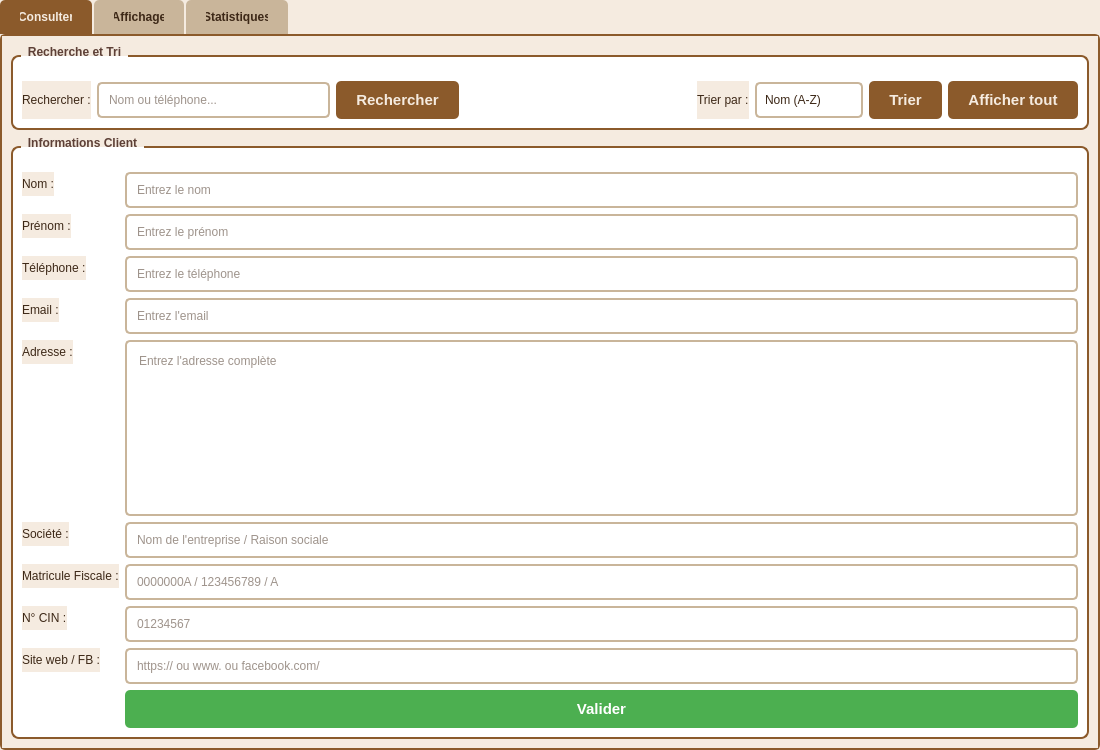
<?xml version="1.0" encoding="UTF-8"?>
<ui version="4.0">
 <class>ClientsWidget</class>
 <widget class="QWidget" name="ClientsWidget">
  <property name="geometry">
   <rect>
    <x>0</x>
    <y>0</y>
    <width>1100</width>
    <height>750</height>
   </rect>
  </property>
  <property name="windowTitle">
   <string>Clients</string>
  </property>
  <property name="styleSheet">
   <string notr="true">
    QMainWindow {
        background-color: #F5EBE0;
    }
    QWidget {
        background-color: #F5EBE0;
        color: #3D2817;
        font-family: 'Segoe UI', Arial, sans-serif;
    }
    QTabWidget::pane {
        border: 2px solid #8B5A2B;
        background-color: #F5EBE0;
        border-radius: 5px;
    }
    QTabBar::tab {
        background-color: #C9B59A;
        color: #3D2817;
        padding: 10px 20px;
        margin-right: 2px;
        border-top-left-radius: 5px;
        border-top-right-radius: 5px;
        font-weight: bold;
    }
    QTabBar::tab:selected {
        background-color: #8B5A2B;
        color: #F5EBE0;
    }
    QTabBar::tab:hover {
        background-color: #9B8068;
    }
    QGroupBox {
        background-color: #FFFFFF;
        border: 2px solid #8B5A2B;
        border-radius: 8px;
        margin-top: 10px;
        padding-top: 15px;
        font-weight: bold;
    }
    QGroupBox::title {
        color: #5D4037;
        subcontrol-origin: margin;
        left: 10px;
        padding: 0 5px;
    }
    QLineEdit, QTextEdit {
        background-color: #FFFFFF;
        border: 2px solid #C9B59A;
        border-radius: 5px;
        padding: 8px;
        color: #3D2817;
    }
    QLineEdit:focus, QTextEdit:focus {
        border: 2px solid #8B5A2B;
    }
    QComboBox {
        background-color: #FFFFFF;
        border: 2px solid #C9B59A;
        border-radius: 5px;
        padding: 8px;
        color: #3D2817;
    }
    QComboBox:hover {
        border: 2px solid #8B5A2B;
    }
    QComboBox::drop-down {
        border: none;
        width: 30px;
    }
    QComboBox::down-arrow {
        image: none;
        border-left: 5px solid transparent;
        border-right: 5px solid transparent;
        border-top: 5px solid #8B5A2B;
        margin-right: 10px;
    }
    QPushButton {
        background-color: #8B5A2B;
        color: #F5EBE0;
        border: none;
        border-radius: 5px;
        padding: 10px 20px;
        font-weight: bold;
        font-size: 11pt;
    }
    QPushButton:hover {
        background-color: #9B8068;
    }
    QPushButton:pressed {
        background-color: #5D4037;
    }
    QPushButton#btnSupprimer {
        background-color: #5D4037;
    }
    QPushButton#btnSupprimer:hover {
        background-color: #6D4C41;
    }
    QPushButton#btnAjouter {
        background-color: #8B9B6A;
    }
    QPushButton#btnAjouter:hover {
        background-color: #9BAB7A;
    }
    QPushButton#btnVider {
        background-color: #C9B59A;
        color: #3D2817;
    }
    QPushButton#btnVider:hover {
        background-color: #D9C5AA;
    }
    QTableWidget {
        background-color: #FFFFFF;
        alternate-background-color: #F5EBE0;
        border: 2px solid #C9B59A;
        border-radius: 5px;
        gridline-color: #C9B59A;
        color: #3D2817;
    }
    QTableWidget::item:selected {
        background-color: #8B5A2B;
        color: #F5EBE0;
    }
    QHeaderView::section {
        background-color: #8B5A2B;
        color: #F5EBE0;
        padding: 8px;
        border: none;
        font-weight: bold;
    }
    QPushButton#btnClient {
        background-color: #C9B59A;
        color: #3D2817;
        border: none;
        border-left: 0px solid #8B5A2B;
        border-radius: 0;
        padding: 20px 15px;
        font-size: 15pt;
        font-weight: bold;
        text-align: left;
    }
    QPushButton#btnClient:hover {
        background-color: #9B8068;
        color: white;
    }
    QPushButton#btnClient:checked {
        background-color: #8B5A2B;
        color: #F5EBE0;
        border-left: 6px solid #5D4037;
    }
    QPushButton#btnClient:pressed {
        background-color: #5D4037;
        color: white;
    }
   </string>
  </property>
  <layout class="QVBoxLayout" name="verticalLayout">
   <property name="spacing">
    <number>0</number>
   </property>
   <property name="leftMargin">
    <number>0</number>
   </property>
   <property name="topMargin">
    <number>0</number>
   </property>
   <property name="rightMargin">
    <number>0</number>
   </property>
   <property name="bottomMargin">
    <number>0</number>
   </property>
   <item>
    <widget class="QTabWidget" name="tabWidget">
     <property name="currentIndex">
      <number>0</number>
     </property>
     <widget class="QWidget" name="tabConsulter">
      <attribute name="title">
       <string>Consulter</string>
      </attribute>
      <layout class="QVBoxLayout" name="verticalLayoutConsulter">
       <item>
        <widget class="QGroupBox" name="groupRecherche">
         <property name="title">
          <string>Recherche et Tri</string>
         </property>
         <layout class="QHBoxLayout" name="horizontalRecherche">
          <item>
           <widget class="QLabel" name="labelRech">
            <property name="text">
             <string>Rechercher :</string>
            </property>
           </widget>
          </item>
          <item>
           <widget class="QLineEdit" name="lineRecherche">
            <property name="placeholderText">
             <string>Nom ou téléphone...</string>
            </property>
           </widget>
          </item>
          <item>
           <widget class="QPushButton" name="btnRechercher">
            <property name="text">
             <string>Rechercher</string>
            </property>
           </widget>
          </item>
          <item>
           <spacer name="spacerRech">
            <property name="orientation">
             <enum>Qt::Orientation::Horizontal</enum>
            </property>
            <property name="sizeHint" stdset="0">
             <size>
              <width>20</width>
              <height>20</height>
             </size>
            </property>
           </spacer>
          </item>
          <item>
           <widget class="QLabel" name="labelTri">
            <property name="text">
             <string>Trier par :</string>
            </property>
           </widget>
          </item>
          <item>
           <widget class="QComboBox" name="comboTri">
            <item>
             <property name="text">
              <string>Nom (A-Z)</string>
             </property>
            </item>
            <item>
             <property name="text">
              <string>Nom (Z-A)</string>
             </property>
            </item>
           </widget>
          </item>
          <item>
           <widget class="QPushButton" name="btnTrier">
            <property name="text">
             <string>Trier</string>
            </property>
           </widget>
          </item>
          <item>
           <widget class="QPushButton" name="btnAfficherTout">
            <property name="text">
             <string>Afficher tout</string>
            </property>
           </widget>
          </item>
         </layout>
        </widget>
       </item>
       <item>
        <widget class="QGroupBox" name="groupBoxInfo">
         <property name="title">
          <string>Informations Client</string>
         </property>
         <layout class="QFormLayout" name="formLayout">
          <item row="0" column="0">
           <widget class="QLabel" name="labelNom">
            <property name="text">
             <string>Nom :</string>
            </property>
           </widget>
          </item>
          <item row="0" column="1">
           <widget class="QLineEdit" name="lineEditNom">
            <property name="placeholderText">
             <string>Entrez le nom</string>
            </property>
           </widget>
          </item>
          <item row="1" column="0">
           <widget class="QLabel" name="labelPrenom">
            <property name="text">
             <string>Prénom :</string>
            </property>
           </widget>
          </item>
          <item row="1" column="1">
           <widget class="QLineEdit" name="lineEditPrenom">
            <property name="placeholderText">
             <string>Entrez le prénom</string>
            </property>
           </widget>
          </item>
          <item row="2" column="0">
           <widget class="QLabel" name="labelTelephone">
            <property name="text">
             <string>Téléphone :</string>
            </property>
           </widget>
          </item>
          <item row="2" column="1">
           <widget class="QLineEdit" name="lineEditTelephone">
            <property name="placeholderText">
             <string>Entrez le téléphone</string>
            </property>
           </widget>
          </item>
          <item row="3" column="0">
           <widget class="QLabel" name="labelEmail">
            <property name="text">
             <string>Email :</string>
            </property>
           </widget>
          </item>
          <item row="3" column="1">
           <widget class="QLineEdit" name="lineEditEmail">
            <property name="placeholderText">
             <string>Entrez l'email</string>
            </property>
           </widget>
          </item>
          <item row="4" column="0">
           <widget class="QLabel" name="labelAdresse">
            <property name="text">
             <string>Adresse :</string>
            </property>
           </widget>
          </item>
          <item row="4" column="1">
           <widget class="QTextEdit" name="textEditAdresse">
            <property name="placeholderText">
             <string>Entrez l'adresse complète</string>
            </property>
           </widget>
          </item>
          <item row="5" column="0">
           <widget class="QLabel" name="labelSociete">
            <property name="text">
             <string>Société :</string>
            </property>
           </widget>
          </item>
          <item row="5" column="1">
           <widget class="QLineEdit" name="lineEditSociete">
            <property name="placeholderText">
             <string>Nom de l'entreprise / Raison sociale</string>
            </property>
           </widget>
          </item>
          <item row="6" column="0">
           <widget class="QLabel" name="labelMatricule">
            <property name="text">
             <string>Matricule Fiscale :</string>
            </property>
           </widget>
          </item>
          <item row="6" column="1">
           <widget class="QLineEdit" name="lineEditMatricule">
            <property name="placeholderText">
             <string>0000000A / 123456789 / A</string>
            </property>
            <property name="maxLength">
             <number>20</number>
            </property>
           </widget>
          </item>
          <item row="7" column="0">
           <widget class="QLabel" name="labelCIN">
            <property name="text">
             <string>N° CIN :</string>
            </property>
           </widget>
          </item>
          <item row="7" column="1">
           <widget class="QLineEdit" name="lineEditCIN">
            <property name="placeholderText">
             <string>01234567</string>
            </property>
            <property name="maxLength">
             <number>8</number>
            </property>
           </widget>
          </item>
          <item row="8" column="0">
           <widget class="QLabel" name="labelSiteWeb">
            <property name="text">
             <string>Site web / FB :</string>
            </property>
           </widget>
          </item>
          <item row="8" column="1">
           <widget class="QLineEdit" name="lineEditSiteWeb">
            <property name="placeholderText">
             <string>https:// ou www. ou facebook.com/</string>
            </property>
           </widget>
          </item>
          <item row="9" column="0">
           <spacer name="horizontalSpacerValider">
            <property name="orientation">
             <enum>Qt::Orientation::Horizontal</enum>
            </property>
            <property name="sizeHint" stdset="0">
             <size>
              <width>40</width>
              <height>20</height>
             </size>
            </property>
           </spacer>
          </item>
          <item row="9" column="1" alignment="Qt::AlignRight">
           <widget class="QPushButton" name="btnValider">
            <property name="text">
             <string>Valider</string>
            </property>
            <property name="minimumHeight">
             <number>45</number>
            </property>
            <property name="styleSheet">
             <string notr="true">background-color: #4CAF50; color: white; font-weight: bold;</string>
            </property>
           </widget>
          </item>
         </layout>
        </widget>
       </item>
      </layout>
     </widget>
     <widget class="QWidget" name="tabAffichage">
      <attribute name="title">
       <string>Affichage</string>
      </attribute>
      <layout class="QVBoxLayout" name="verticalLayout_4">
       <item>
        <widget class="QGroupBox" name="groupBoxActions">
         <property name="title">
          <string>Actions</string>
         </property>
         <layout class="QHBoxLayout" name="horizontalLayout">
          <item>
           <widget class="QPushButton" name="btnAjouter">
            <property name="text">
             <string>Ajouter</string>
            </property>
            <property name="icon">
             <iconset theme="list-add"/>
            </property>
           </widget>
          </item>
          <item>
           <widget class="QPushButton" name="btnModifier">
            <property name="text">
             <string>Modifier</string>
            </property>
            <property name="icon">
             <iconset theme="document-edit"/>
            </property>
           </widget>
          </item>
          <item>
           <widget class="QPushButton" name="btnSupprimer">
            <property name="text">
             <string>Supprimer</string>
            </property>
            <property name="icon">
             <iconset theme="edit-delete"/>
            </property>
           </widget>
          </item>
          <item>
           <widget class="QPushButton" name="btnAfficher">
            <property name="text">
             <string>Afficher Tout</string>
            </property>
            <property name="icon">
             <iconset theme="view-refresh"/>
            </property>
           </widget>
          </item>
          <item>
           <spacer name="horizontalSpacer">
            <property name="orientation">
             <enum>Qt::Orientation::Horizontal</enum>
            </property>
            <property name="sizeHint" stdset="0">
             <size>
              <width>40</width>
              <height>20</height>
             </size>
            </property>
           </spacer>
          </item>
          <item>
           <widget class="QPushButton" name="btnVider">
            <property name="text">
             <string>Vider</string>
            </property>
           </widget>
          </item>
         </layout>
        </widget>
       </item>
       <item>
        <widget class="QTableWidget" name="tableWidgetClients">
         <property name="alternatingRowColors">
          <bool>true</bool>
         </property>
         <property name="selectionBehavior">
          <enum>QAbstractItemView::SelectionBehavior::SelectRows</enum>
         </property>
         <property name="sortingEnabled">
          <bool>true</bool>
         </property>
         <column>
          <property name="text">
           <string>ID</string>
          </property>
         </column>
         <column>
          <property name="text">
           <string>Nom</string>
          </property>
         </column>
         <column>
          <property name="text">
           <string>Prénom</string>
          </property>
         </column>
         <column>
          <property name="text">
           <string>Téléphone</string>
          </property>
         </column>
         <column>
          <property name="text">
           <string>Email</string>
          </property>
         </column>
         <column>
          <property name="text">
           <string>Adresse</string>
          </property>
         </column>
        </widget>
       </item>
       <item>
        <widget class="QGroupBox" name="groupBoxExport">
         <property name="title">
          <string>Exporter la Liste des Clients</string>
         </property>
         <layout class="QVBoxLayout" name="verticalLayout_5">
          <item>
           <widget class="QLabel" name="labelExportInfo">
            <property name="text">
             <string>Choisissez le format d'exportation de la liste des clients :</string>
            </property>
           </widget>
          </item>
          <item>
           <layout class="QHBoxLayout" name="horizontalLayout_2">
            <item>
             <widget class="QPushButton" name="btnExportPDF">
              <property name="minimumSize">
               <size>
                <width>0</width>
                <height>50</height>
               </size>
              </property>
              <property name="text">
               <string>Exporter en PDF</string>
              </property>
              <property name="icon">
               <iconset theme="document-save"/>
              </property>
             </widget>
            </item>
           </layout>
          </item>
          <item>
           <spacer name="verticalSpacer">
            <property name="orientation">
             <enum>Qt::Orientation::Vertical</enum>
            </property>
            <property name="sizeHint" stdset="0">
             <size>
              <width>20</width>
              <height>20</height>
             </size>
            </property>
           </spacer>
          </item>
          <item>
           <widget class="QGroupBox" name="groupBoxOptions">
            <property name="title">
             <string>Options d'exportation</string>
            </property>
            <layout class="QVBoxLayout" name="verticalLayout_6">
             <item>
              <widget class="QCheckBox" name="checkBoxInclureEntete">
               <property name="text">
                <string>Inclure l'en-tête</string>
               </property>
               <property name="checked">
                <bool>true</bool>
               </property>
              </widget>
             </item>
             <item>
              <widget class="QCheckBox" name="checkBoxDateExport">
               <property name="text">
                <string>Inclure la date d'exportation</string>
               </property>
               <property name="checked">
                <bool>true</bool>
               </property>
              </widget>
             </item>
            </layout>
           </widget>
          </item>
          <item>
           <spacer name="verticalSpacer_2">
            <property name="orientation">
             <enum>Qt::Orientation::Vertical</enum>
            </property>
            <property name="sizeHint" stdset="0">
             <size>
              <width>20</width>
              <height>40</height>
             </size>
            </property>
           </spacer>
          </item>
         </layout>
        </widget>
       </item>
      </layout>
     </widget>
     <widget class="QWidget" name="tabStatistiques">
      <attribute name="title">
       <string>Statistiques</string>
      </attribute>
      <layout class="QVBoxLayout" name="verticalLayout_7">
       <item>
        <widget class="QGroupBox" name="groupBoxStats">
         <property name="title">
          <string>Statistiques Générales</string>
         </property>
         <layout class="QGridLayout" name="gridLayout_2">
          <item row="0" column="0">
           <widget class="QLabel" name="labelTotalClients">
            <property name="font">
             <font>
              <family>Segoe UI</family>
              <bold>true</bold>
             </font>
            </property>
            <property name="text">
             <string>Nombre total de clients :</string>
            </property>
           </widget>
          </item>
          <item row="0" column="1">
           <widget class="QLabel" name="labelTotalClientsValeur">
            <property name="font">
             <font>
              <family>Segoe UI</family>
              <pointsize>12</pointsize>
             </font>
            </property>
            <property name="text">
             <string>0</string>
            </property>
           </widget>
          </item>
          <item row="1" column="0">
           <widget class="QPushButton" name="btnActualiserStats">
            <property name="text">
             <string>Actualiser les Statistiques</string>
            </property>
           </widget>
          </item>
         </layout>
        </widget>
       </item>
       <item>
        <spacer name="verticalSpacerStats">
         <property name="orientation">
          <enum>Qt::Orientation::Vertical</enum>
         </property>
         <property name="sizeHint" stdset="0">
          <size>
           <width>20</width>
           <height>40</height>
          </size>
         </property>
        </spacer>
       </item>
      </layout>
     </widget>
    </widget>
   </item>
  </layout>
 </widget>
 <resources/>
 <connections/>
</ui>
